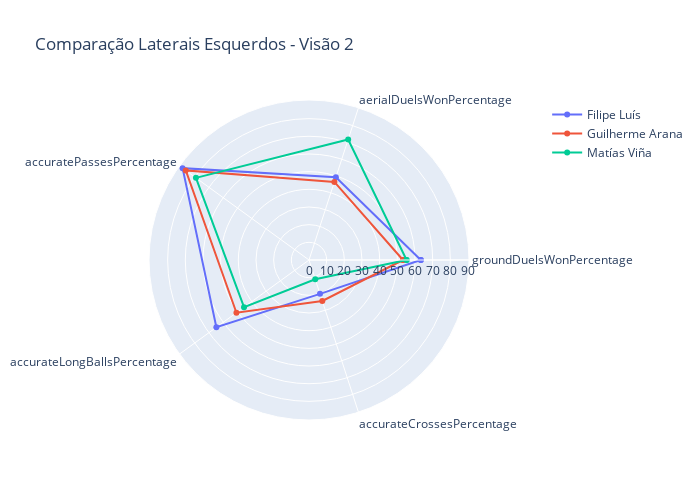

Notebook source saved alongside this figure:
### Code cell
categories = labelslat2[1:]
categories = [*categories, categories[0]]

players = df_le_vw2.values.tolist()

player_1 = players[0][1:]
player_1 = [*player_1, player_1[0]]
player_2 = players[1][1:]
player_2 = [*player_2, player_2[0]]
player_3 = players[2][1:]
player_3 = [*player_3, player_3[0]]

fig = go.Figure(
    data = [ go.Scatterpolar(r=player_1, theta = categories, name = players[0][0]),
             go.Scatterpolar(r=player_2, theta = categories, name = players[1][0]),
             go.Scatterpolar(r=player_3, theta = categories, name = players[2][0])],
    layout = go.Layout(
    autosize = False,
    width = 700,
    height = 500,
    title=go.layout.Title(text = 'Comparação Laterais Esquerdos - Visão 2'),
    polar = {'radialaxis':{'visible':True}},
    showlegend = True)
)

pyo.iplot(fig)

### Figure 1 — Plotly figure (JSON) as saved in the notebook; plotly's stock layout.template omitted (floating-point values rounded to 4 significant figures)
{"data": [{"name": "Filipe Luís", "r": [63.27, 49.23, 88.43, 64.81, 20.14, 63.27], "theta": ["groundDuelsWonPercentage", "aerialDuelsWonPercentage", "accuratePassesPercentage", "accurateLongBallsPercentage", "accurateCrossesPercentage", "groundDuelsWonPercentage"], "type": "scatterpolar"}, {"name": "Guilherme Arana", "r": [53.2, 46.48, 86.21, 50.77, 24.38, 53.2], "theta": ["groundDuelsWonPercentage", "aerialDuelsWonPercentage", "accuratePassesPercentage", "accurateLongBallsPercentage", "accurateCrossesPercentage", "groundDuelsWonPercentage"], "type": "scatterpolar"}, {"name": "Matías Viña", "r": [55.23, 71.74, 79.08, 45.45, 11.43, 55.23], "theta": ["groundDuelsWonPercentage", "aerialDuelsWonPercentage", "accuratePassesPercentage", "accurateLongBallsPercentage", "accurateCrossesPercentage", "groundDuelsWonPercentage"], "type": "scatterpolar"}], "layout": {"autosize": false, "height": 500, "polar": {"radialaxis": {"visible": true}}, "showlegend": true, "title": {"text": "Comparação Laterais Esquerdos - Visão 2"}, "width": 700}}
